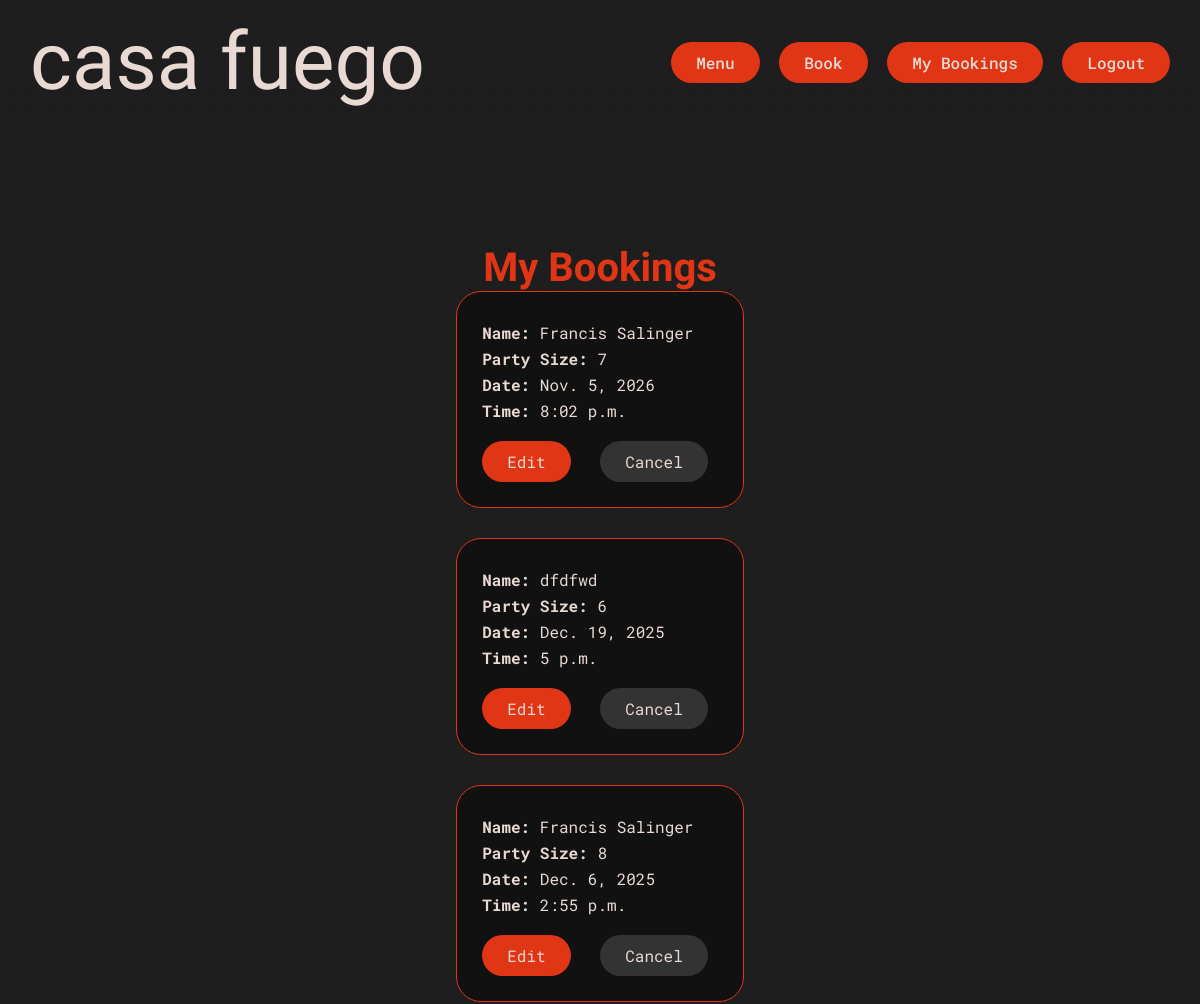
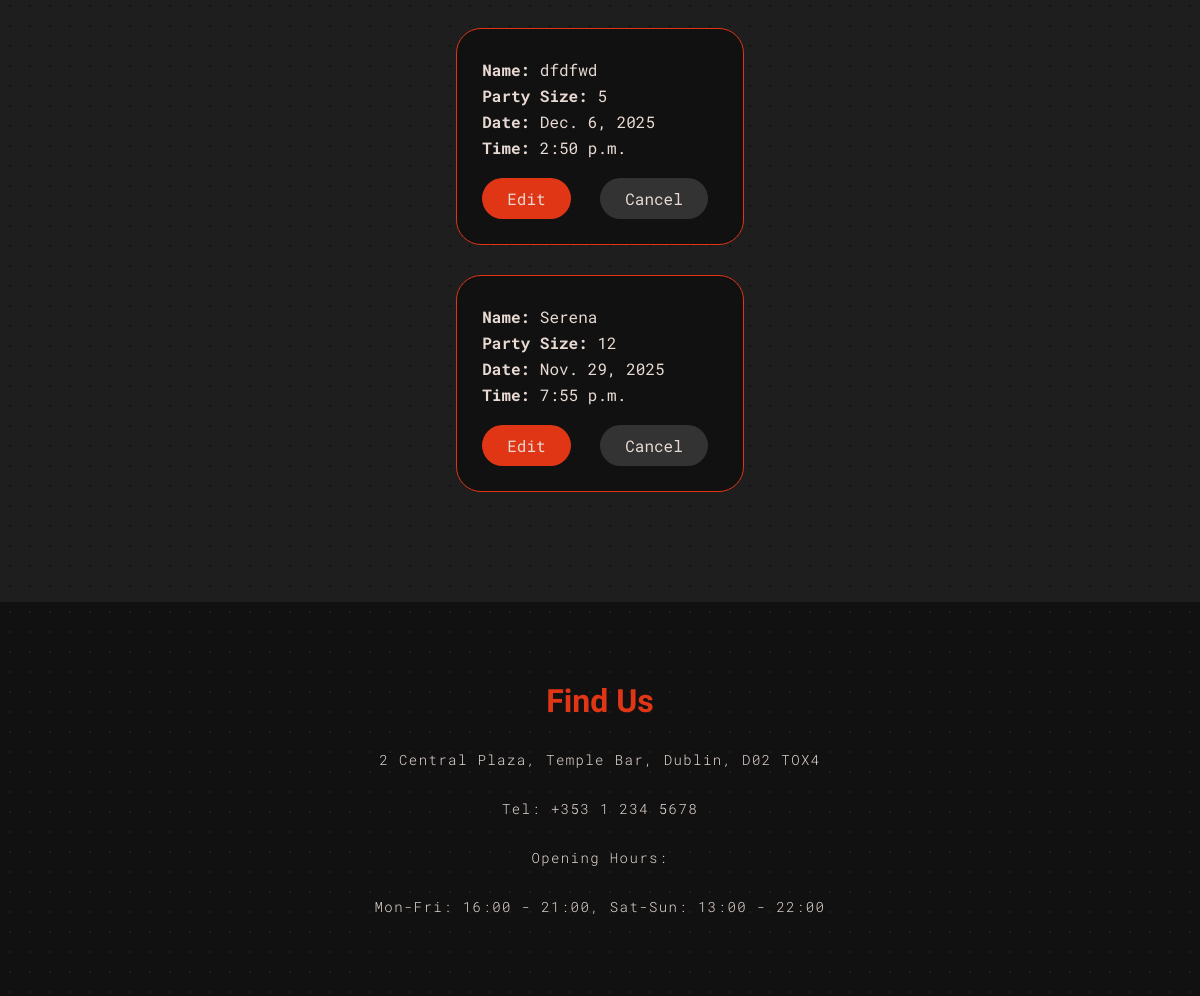
/bookings/ (signed in), run on an earlier commit of the app's database (2 pictures, top to bottom).
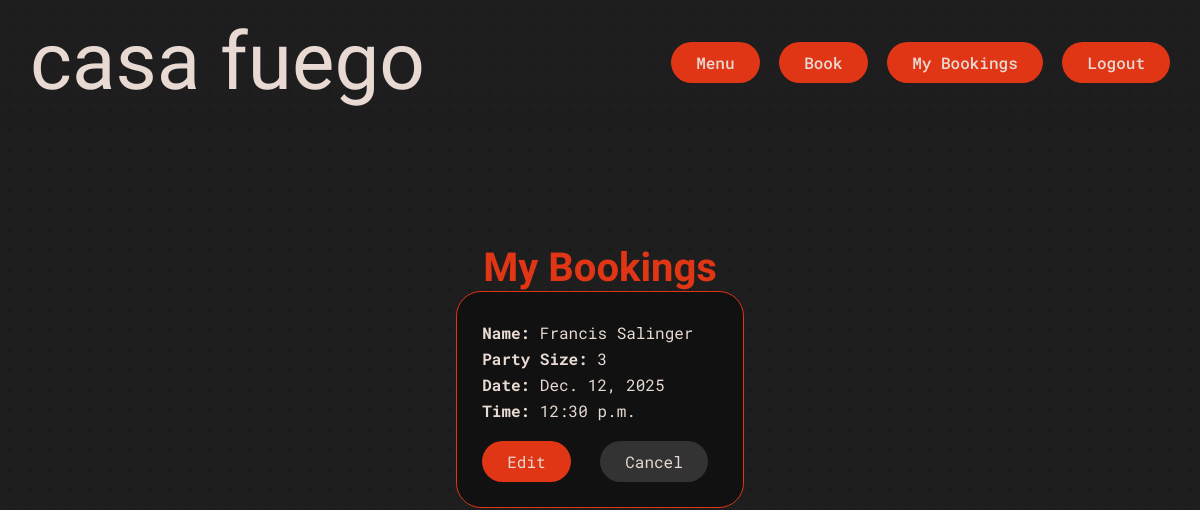
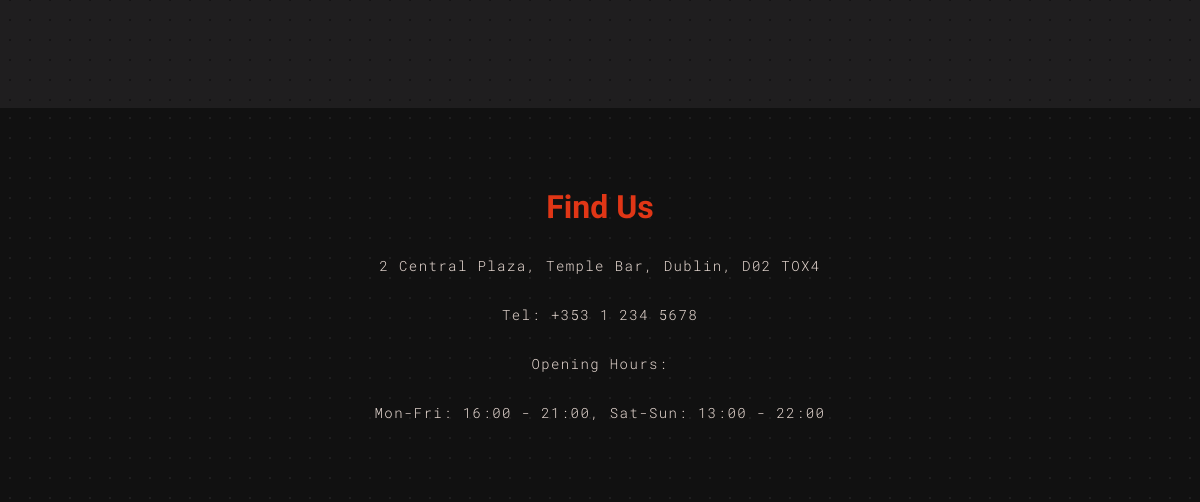
And on a later commit of the database (2 pictures, top to bottom).
### bookings/models.py (models this page shows, shortened)
class Booking(models.Model):
    user = models.ForeignKey(User, on_delete=models.SET_NULL, null=True, blank=True)
    name = models.CharField(max_length=50)
    party_size = models.PositiveIntegerField()
    date = models.DateField()
    time = models.TimeField()
    created_at = models.DateTimeField(auto_now_add=True)

### bookings/views.py (the view)
# urls.py: path("bookings/", views.my_bookings, name="my_bookings"),
@login_required
def my_bookings(request):
    bookings = Booking.objects.filter(user=request.user).order_by('-date', '-time')
    return render(request, "bookings/my_bookings.html", {"bookings": bookings})

### bookings/templates/bookings/my_bookings.html (shortened to what this page needs)
{% load static %}
<!DOCTYPE html>
<html lang="en">
<head>
    <link rel="stylesheet" href="{% static 'style/style.css' %}">
</head>
<body>
    <header>
        <nav class="navbar">
          <div class="logo">
            <a href="{% url 'index' %}">casa fuego</a>
          </div>
          <div class="nav-links">
            <a href="{% url 'menu' %}">Menu</a>
            <a href="{% url 'booking' %}">Book</a>
            {% if user.is_authenticated %}
                <a href="{% url 'my_bookings' %}">My Bookings</a>
                <a href="{% url 'account_logout' %}">Logout</a>
            {% else %}
                <a href="{% url 'account_login' %}">Login</a>
                <a href="{% url 'account_signup' %}">Sign Up</a>
            {% endif %}
          </div>
        </nav>
      </header>
<main style="padding: 60px; color: #e8dad3;">
    <div class="my-bookings-container">
        <h2 class="booking-cta" style="text-align:center;">My Bookings</h2>
    {% if bookings %}
        {% for b in bookings %}
            <div class="booking-entry">
                <p><strong>Name:</strong> {{ b.name }}</p>
                <p><strong>Party Size:</strong> {{ b.party_size }}</p>
                <p><strong>Date:</strong> {{ b.date }}</p>
                <p><strong>Time:</strong> {{ b.time }}</p>
                <a href="{% url 'edit_booking' b.id %}" class="btn-edit" style="margin-right:20px;">Edit</a>
                <a href="{% url 'delete_booking' b.id %}" class="btn-cancel" style="background:#333;">Cancel</a>
            </div>
        {% endfor %}
    {% else %}
        <p style="text-align:center; margin-top:40px;">You have no bookings yet.</p>
    {% endif %}
    </div>
</main>
<footer>
    <h4>Find Us</h4>
      <p>2 Central Plaza, Temple Bar, Dublin, D02 TOX4 </p>
      <p>Tel: +353 1 234 5678</p>
      <p>Opening Hours:</p>
      <p>Mon-Fri: 16:00 - 21:00, Sat-Sun: 13:00 - 22:00</p>
  </footer>
</body>
</html>

What changed in the data, as far as the page shows it:
removed Booking: name "Francis Salinger", party_size "7", date "Nov. 5, 2026", time "8:02 p.m."
removed Booking: name "dfdfwd", party_size "6", date "Dec. 19, 2025", time "5 p.m."
removed Booking: name "Francis Salinger", party_size "8", date "Dec. 6, 2025", time "2:55 p.m."
removed Booking: name "dfdfwd", party_size "5", date "Dec. 6, 2025", time "2:50 p.m."
removed Booking: name "Serena", party_size "12", date "Nov. 29, 2025", time "7:55 p.m."
added Booking: name "Francis Salinger", party_size "3", date "Dec. 12, 2025", time "12:30 p.m."
